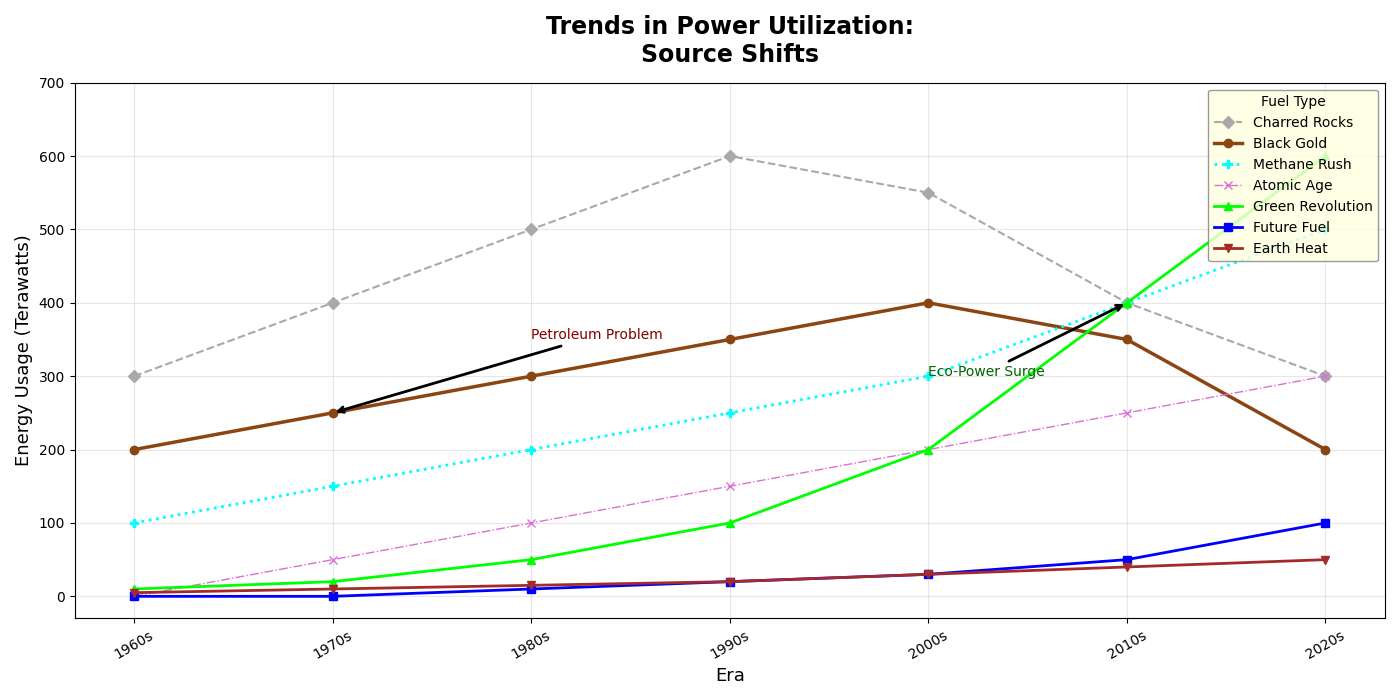

Reproduce this figure in Python.
import numpy as np
import matplotlib.pyplot as plt

decades = ['1960s', '1970s', '1980s', '1990s', '2000s', '2010s', '2020s']

coal = [300, 400, 500, 600, 550, 400, 300]
oil = [200, 250, 300, 350, 400, 350, 200]
natural_gas = [100, 150, 200, 250, 300, 400, 500]
nuclear = [0, 50, 100, 150, 200, 250, 300]
renewables = [10, 20, 50, 100, 200, 400, 600]

# Additional fictional data series
hydrogen = [0, 0, 10, 20, 30, 50, 100]
geothermal = [5, 10, 15, 20, 30, 40, 50]

fig, ax = plt.subplots(figsize=(14, 7))

ax.plot(decades, coal, label='Charred Rocks', color='darkgrey', marker='D', linestyle='--', linewidth=1.5)
ax.plot(decades, oil, label='Black Gold', color='saddlebrown', marker='o', linestyle='-', linewidth=2.5)
ax.plot(decades, natural_gas, label='Methane Rush', color='cyan', marker='P', linestyle=':', linewidth=2)
ax.plot(decades, nuclear, label='Atomic Age', color='orchid', marker='x', linestyle='-.', linewidth=1)
ax.plot(decades, renewables, label='Green Revolution', color='lime', marker='^', linestyle='-', linewidth=2)

# Plot new energy sources
ax.plot(decades, hydrogen, label='Future Fuel', color='blue', marker='s', linestyle='-', linewidth=2)
ax.plot(decades, geothermal, label='Earth Heat', color='brown', marker='v', linestyle='-', linewidth=2)

ax.annotate('Petroleum Problem', xy=('1970s', 250), xytext=('1980s', 350),
            arrowprops=dict(facecolor='gray', arrowstyle='->', lw=2), fontsize=10, color='maroon')
ax.annotate('Eco-Power Surge', xy=('2010s', 400), xytext=('2000s', 300),
            arrowprops=dict(facecolor='green', arrowstyle='->', lw=2), fontsize=10, color='darkgreen')

ax.set_title('Trends in Power Utilization:\nSource Shifts', fontsize=17, fontweight='bold', pad=15)
ax.set_xlabel('Era', fontsize=13)
ax.set_ylabel('Energy Usage (Terawatts)', fontsize=13)
ax.legend(loc='upper right', fontsize=10, title='Fuel Type', frameon=True, facecolor='lightyellow', edgecolor='grey')

ax.grid(True, linestyle='-', alpha=0.3)

plt.xticks(rotation=30)
plt.yticks(np.arange(0, 701, 100))

plt.tight_layout()
plt.show()
